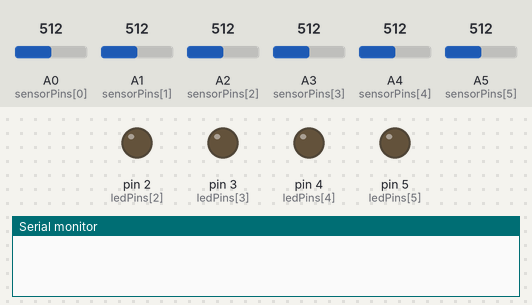
Recording of a sketch running on a simulated Arduino Uno, built with avr-gcc and run on an emulated ATmega328P. On the bench: output pins drawn as LEDs (lit = HIGH), the last lines printed to the serial monitor. Inputs (shaded band) come from the test bench; at power-on: A0 (sensorPins[0]) = 512, A1 (sensorPins[1]) = 512, A2 (sensorPins[2]) = 512, A3 (sensorPins[3]) = 512, A4 (sensorPins[4]) = 512, A5 (sensorPins[5]) = 512. Pins used as bus, display or sensor lines are not drawn.

Above: at 0.0 s.
At 1.2 s:
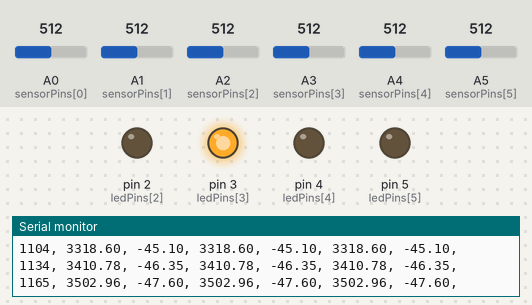
1.3 s: A0 (sensorPins[0]) set to 469
Timing chart, 0 to 4.3 s (numbered marks = the images above; inputs shaded):
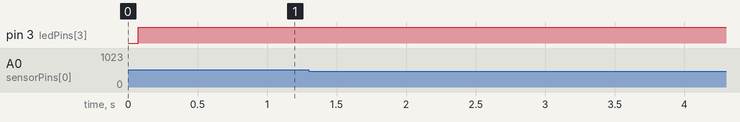

The sketch:

deep_only.ino
```cpp
//#include <Brain.h>
/*
Deep Only
 We have the sensors connected as so:
 (sensors are 'x' and led pairs are 'o')
     0   2       4
 --  x---x---x---x
 --    o   o   o
 --  x---x---x---x
     1   3       5

 You can connect them however you want, as long as you write down the order in sensorPins.

 The led pairs I'll call 0, 1, and 2. For each pair, the 940nm LED is the pair#, and the 850 is pair#+1. So it goes like
 0,1,2,3,4,5
 940,850,940,850,940,850

 For deep only, we actually just light
 LED pair 1 (center) and look at sensors (0,1,4,5)
 LED pair 2 (right)  and look at sensors (2,3)
 */

int ledPins[6] = {
  0,1,2,3,4,5};
int sensorPins[6] = { //This defines which sensors are connected to which pins. Right now it says sensor 0 is connected to pin 0, etc...
  A0,A1,A2,A3,A4,A5}; // in general it says sensor i is connected to ledPin[i]

//here we declare a lot of arrays we're going to need.
int low_values[6]; int high_values[6];        //These hold the raw measurements, from 0 to 1023.
float low_y[6];    float high_y[6];                //We'll convert them to y values
float last_low_y[6]; float last_high_y[6];      //We also need to remember the last y values to do the difference.
float hb[6]; float hbO2[6];                     //In the end we'll get blood oxygen values

void setup() {// We do this once:
  Serial.begin(19200);
  Serial.print("Hb 0, HbO2 0, Hb 1, HbO2 1, Hb 4, HbO2 4, Hb 5, HbO2 5, Hb 2, HbO2 2, Hb 3, HbO2 3");
  Serial.println(",signal strength, attention, meditation, delta, theta, low alpha, high alpha, low beta, high beta, low gamma, high gamma");
  //this line turns on all the sensors and leds
  for(int i =0; i < 6; i++)  {
    pinMode(ledPins[i],OUTPUT);
    pinMode(sensorPins[i], INPUT);
    //Set EVERYTHING to zero at the beginning.
    hb[i] = hbO2[i] = low_values[i]=high_values[i]=low_y[i]=high_y[i]=last_low_y[i]=last_high_y[i] = 0;
  }

}
void measure (int ledPair, int n, int sensors[], int values_one[], int values_two[]) {

  /* This function turns on an LED pair and measures the given voxels:
   ledPair is the number of the led pair (either 0,1,2, or 3)
   n is how many voxels to measure (usually 2 or 4)
   sensors[] holds the numbers of the sensors (say, 0,1,2,3 for the left LED pair and its closest voxel)
   values_one[] holds the measurements on the first LED (940 nm).
   values_two[] holds the measurements on the second LED (850 nm).  (values_one and two should be the same size) */

  digitalWrite(ledPins[ledPair],HIGH); //Turn on the first LED
  for(int i = 0; i < n; i++) //read each sensor value
    values_one[i] = analogRead(sensorPins[sensors[i]]); //sensorPins[sensors[i]] gets us the correct pin value.
  digitalWrite(ledPins[ledPair],LOW); //switch to the other LED

  digitalWrite(ledPins[ledPair+1], HIGH);// do the same thing again
  for(int i = 0; i < n; i++)
    values_two[i] = analogRead(ledPins[sensors[i]]);
  digitalWrite(ledPins[ledPair],LOW);
}
void doMath(int low, int high, float last_low, float last_high, float *hb, float *hbO2) {
    float low_y = log(low+1) - last_low;
    float high_y = log(high+1) - last_high;
    unsigned long d = 105603;

    *hb   = ((1214.0*low_y - 1058.0*high_y)/d) + *hb; //we calculate the new delta and add it
    *hbO2 = ((691.32*high_y - 693.44*low_y))/d + *hbO2;
}
void loop() {
/* LED pair 1 (center) and look at sensors (0,1,4,5)
   LED pair 2 (right)  and look at sensors (2,3)
   Then we are going to do math and send values on the Serial.
   */
  int sensor_pair_1[4] = {0,1,4,5 };
  measure(1, 4, sensor_pair_1,high_values,low_values);         //turn on LED pair 1, measure 4 sensors, at {0,1,4,5}, into high_values and low_values
  int sensor_pair_2[4] = {2,3 };
  measure(2, 2, sensor_pair_2, high_values+4,low_values+4);    //turn on LED pair 2, measure 2 sensors, at {2,3}, and with the next four values in high_values and low_values

  /*Next we do the math. The explanation for this is on the google doc.   */
  for(int i = 0; i < 6; i++)
  {
    doMath(low_values[i],high_values[i],last_low_y[i],last_high_y[i], &hb[i],&hbO2[i]);
    last_low_y[i] = low_y[i];
    last_high_y[i] = high_y[i];
  }
  /* Hb and HbO2 aren't actual values, they are deltas. And scaled by a constant. */
  int values_printed[] = {0,1,4};
  Serial.print(millis());
  Serial.print(", ");
  for(int i = 0; i < 3; i++) {
    Serial.print(hb[i]*1E4);
    Serial.print(", ");
    Serial.print(hbO2[i]*1E4);
    Serial.print(", ");
  }
  Serial.println();
}
```
